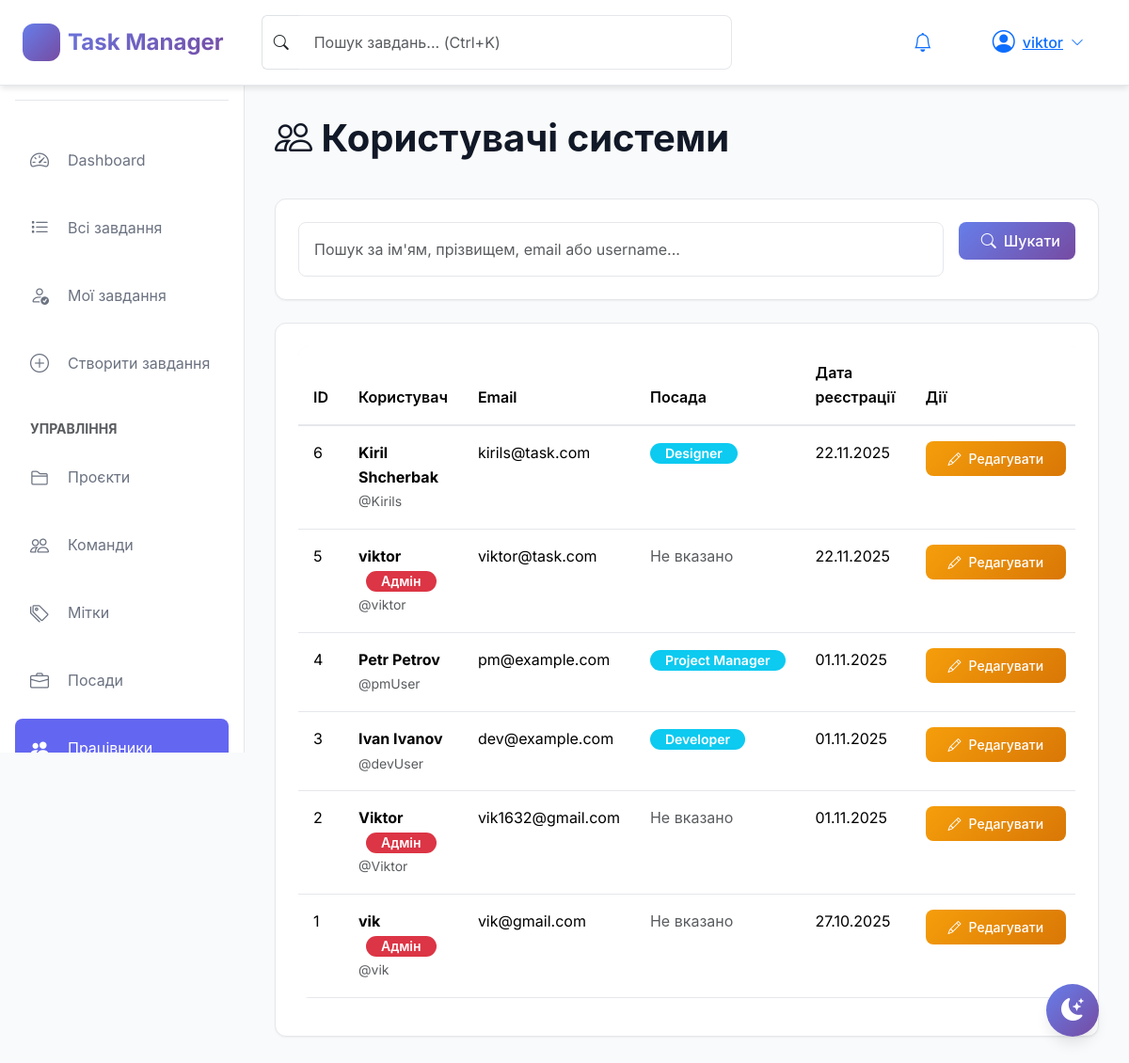
Page /workers/ (signed in) on the committed database.
### tasks/models.py (models this page shows, shortened)
class Worker(AbstractUser):
    position = models.ForeignKey(
        Position,
        on_delete=models.SET_NULL,
        null=True,
        related_name='workers',
        verbose_name='Посада'
    )
    email = models.EmailField(
        unique=True,
        validators=[EmailValidator()],
        verbose_name='Email'
    )
    first_name = models.CharField(max_length=150, verbose_name='Ім\'я')
    last_name = models.CharField(max_length=150, verbose_name='Прізвище')
    class Meta:
        verbose_name = 'Працівник'
        verbose_name_plural = 'Працівники'
    def get_unread_notifications_count(self):
        return self.notifications.filter(is_read=False).count()
    def get_unread_notifications(self):
        return self.notifications.filter(is_read=False).order_by('-created_at')

class Position(models.Model):
    name = models.CharField(
        max_length=100, unique=True, verbose_name='Назва посади'
    )
    class Meta:
        verbose_name = 'Посада'
        verbose_name_plural = 'Посади'

### tasks/views.py (the view, shortened to what this page needs)
# urls.py: path('workers/', views.WorkerListView.as_view(), name='worker_list'),
class WorkerListView(LoginRequiredMixin, UserPassesTestMixin, ListView):
    model = Worker
    template_name = 'tasks/worker_list.html'
    context_object_name = 'workers'
    paginate_by = 20
    def test_func(self):
        return self.request.user.is_superuser
    def get_queryset(self):
        queryset = Worker.objects.all().select_related(
            'position'
        ).order_by('-date_joined')
        search = self.request.GET.get('search', '')
        return queryset
    def get_context_data(self, **kwargs):
        context = super().get_context_data(**kwargs)
        context['search'] = self.request.GET.get('search', '')
        return context

### tasks/templates/tasks/worker_list.html (shortened to what this page needs)
{% extends 'tasks/base.html' %}
{% block content %}
<div class="d-flex justify-content-between align-items-center mb-4">
    <h1><i class="bi bi-people"></i> Користувачі системи</h1>
</div>
{% if not request.user.is_superuser %}
<div class="alert alert-danger">
    <i class="bi bi-exclamation-triangle"></i>
    <strong>Доступ заборонено!</strong> Ця сторінка доступна тільки для адміністраторів.
</div>
{% else %}
<div class="card mb-4">
    <div class="card-body">
        <form method="get" class="row g-3">
            <div class="col-md-10">
                <input type="text" name="search" class="form-control"
                    placeholder="Пошук за ім'ям, прізвищем, email або username..." value="{{ search }}">
            </div>
            <div class="col-md-2">
                <button type="submit" class="btn btn-primary w-100">
                    <i class="bi bi-search"></i> Шукати
                </button>
            </div>
        </form>
    </div>
</div>
<div class="card">
    <div class="card-body">
        {% if workers %}
        <div class="table-responsive">
            <table class="table table-hover">
                <thead>
                    <tr>
                        <th>ID</th>
                        <th>Користувач</th>
                        <th>Email</th>
                        <th>Посада</th>
                        <th>Дата реєстрації</th>
                        <th>Дії</th>
                    </tr>
                </thead>
                <tbody>
                    {% for worker in workers %}
                    <tr>
                        <td>{{ worker.id }}</td>
                        <td>
                            <div>
                                <strong>{{ worker.get_full_name|default:worker.username }}</strong>
                                {% if worker.is_superuser %}
                                <span class="badge bg-danger ms-2">Адмін</span>
                                {% endif %}
                            </div>
                            <small class="text-muted">@{{ worker.username }}</small>
                        </td>
                        <td>{{ worker.email }}</td>
                        <td>
                            {% if worker.position %}
                            <span class="badge bg-info">{{ worker.position.name }}</span>
                            {% else %}
                            <span class="text-muted">Не вказано</span>
                            {% endif %}
                        </td>
                        <td>{{ worker.date_joined|date:"d.m.Y" }}</td>
                        <td>
                            <a href="{% url 'worker_edit' worker.pk %}" class="btn btn-sm btn-warning">
                                <i class="bi bi-pencil"></i> Редагувати
                            </a>
                        </td>
                    </tr>
                    {% endfor %}
                </tbody>
            </table>
        </div>
        {% else %}
        <div class="text-center py-5">
            <i class="bi bi-inbox fs-1 text-muted"></i>
            <p class="text-muted mt-3">Користувачів не знайдено</p>
        </div>
        {% endif %}
    </div>
</div>
{% endif %}
{% endblock %}

### tasks/templates/tasks/base.html (shortened to what this page needs)
{% load static %}
<!DOCTYPE html>
<html lang="uk">
<head>
    <link href="https://cdn.jsdelivr.net/npm/bootstrap@5.3.2/dist/css/bootstrap.min.css" rel="stylesheet">
    <link rel="stylesheet" href="https://cdn.jsdelivr.net/npm/bootstrap-icons@1.11.1/font/bootstrap-icons.css">
    <link rel="stylesheet" href="{% static 'css/style.css' %}">
</head>
<body>
    {% if user.is_authenticated %}
    <nav class="navbar navbar-expand-lg sticky-top">
        <div class="container-fluid px-4">
            <a class="navbar-brand d-flex align-items-center gap-2" href="{% url 'dashboard' %}">
                <div class="sidebar-logo">
                    <i class="bi bi-check2-circle"></i>
                </div>
                <span class="fw-bold">Task Manager</span>
            </a>
            <div class="d-none d-md-flex flex-grow-1 mx-4">
                <div class="input-group" style="max-width: 500px;">
                    <span class="input-group-text bg-transparent border-end-0">
                        <i class="bi bi-search"></i>
                    </span>
                    <input type="text" class="form-control border-start-0" id="search-input"
                        placeholder="Пошук завдань... (Ctrl+K)">
                </div>
            </div>
            <div class="d-flex align-items-center gap-3">
                <div class="dropdown">
                    <button class="btn btn-link position-relative" data-bs-toggle="dropdown">
                        <i class="bi bi-bell fs-5"></i>
                    </button>
                </div>
                <div class="dropdown">
                    <button class="btn btn-link d-flex align-items-center gap-2" data-bs-toggle="dropdown">
                        <div class="avatar">
                            <i class="bi bi-person-circle fs-4"></i>
                        </div>
                        <span class="d-none d-md-inline">{{ user.get_full_name|default:user.username }}</span>
                        <i class="bi bi-chevron-down small"></i>
                    </button>
                </div>
            </div>
        </div>
    </nav>
    <aside class="sidebar">
        <div class="sidebar-header">
            <div class="sidebar-logo">
            </div>
            <div>
                <h5 class="mb-0">Task Manager</h5>
                <small class="text-muted">Керуйте завданнями</small>
            </div>
        </div>
        <nav class="sidebar-nav">
            <ul class="list-unstyled">
                <li class="sidebar-nav-item">
                    <a href="{% url 'dashboard' %}"
                        class="sidebar-nav-link {% if request.resolver_match.url_name == 'dashboard' %}active{% endif %}">
                        <i class="bi bi-speedometer2"></i>
                        <span>Dashboard</span>
                    </a>
                </li>
                <li class="sidebar-nav-item">
                    <a href="{% url 'task_list' %}"
                        class="sidebar-nav-link {% if request.resolver_match.url_name == 'task_list' %}active{% endif %}">
                        <i class="bi bi-list-task"></i>
                        <span>Всі завдання</span>
                    </a>
                </li>
                <li class="sidebar-nav-item">
                    <a href="{% url 'my_tasks' %}"
                        class="sidebar-nav-link {% if request.resolver_match.url_name == 'my_tasks' %}active{% endif %}">
                        <i class="bi bi-person-check"></i>
                        <span>Мої завдання</span>
                    </a>
                </li>
                <li class="sidebar-nav-item">
                    <a href="{% url 'task_create' %}"
                        class="sidebar-nav-link {% if request.resolver_match.url_name == 'task_create' %}active{% endif %}">
                        <i class="bi bi-plus-circle"></i>
                        <span>Створити завдання</span>
                    </a>
                </li>
                <li class="mt-4 mb-2 px-3">
                    <small class="text-muted text-uppercase fw-bold">Управління</small>
                </li>
                <li class="sidebar-nav-item">
                    <a href="{% url 'project_list' %}"
                        class="sidebar-nav-link {% if 'project' in request.path %}active{% endif %}">
                        <i class="bi bi-folder2"></i>
                        <span>Проєкти</span>
                    </a>
                </li>
                <li class="sidebar-nav-item">
                    <a href="{% url 'team_list' %}"
                        class="sidebar-nav-link {% if 'team' in request.path %}active{% endif %}">
                        <i class="bi bi-people"></i>
                        <span>Команди</span>
                    </a>
                </li>
                <li class="sidebar-nav-item">
                    <a href="{% url 'tag_list' %}"
                        class="sidebar-nav-link {% if 'tag' in request.path %}active{% endif %}">
                        <i class="bi bi-tags"></i>
                        <span>Мітки</span>
                    </a>
                </li>
                {% if user.is_superuser %}
                <li class="sidebar-nav-item">
                    <a href="{% url 'position_list' %}"
                        class="sidebar-nav-link {% if 'position' in request.path %}active{% endif %}">
                        <i class="bi bi-briefcase"></i>
                        <span>Посади</span>
                    </a>
                </li>
                <li class="sidebar-nav-item">
                    <a href="{% url 'worker_list' %}"
                        class="sidebar-nav-link {% if 'worker' in request.path %}active{% endif %}">
                        <i class="bi bi-people-fill"></i>
                        <span>Працівники</span>
                    </a>
                </li>
                {% endif %}
            </ul>
        </nav>
    </aside>
    <main class="main-content">
        {% block content %}{% endblock %}
    </main>
    <button class="theme-toggle" id="theme-toggle" title="Перемкнути тему">
        <i class="bi bi-moon-stars-fill"></i>
    </button>
    {% endif %}
</body>
</html>

### rows in the picture
Worker: get_full_name "viktor", id "5", is_superuser "Адмін", username "viktor", email "viktor@task.com", shows "Не вказано", date_joined "22.11.2025"
Worker: id "6", get_full_name "Kiril Shcherbak", username "Kirils", email "kirils@task.com", position.name "Designer", date_joined "22.11.2025"
Worker: id "4", get_full_name "Petr Petrov", username "pmUser", email "pm@example.com", position.name "Project Manager", date_joined "01.11.2025"
Worker: id "3", get_full_name "Ivan Ivanov", username "devUser", email "dev@example.com", position.name "Developer", date_joined "01.11.2025"
Worker: id "2", get_full_name "Viktor", is_superuser "Адмін", username "Viktor", email "vik1632@gmail.com", shows "Не вказано", date_joined "01.11.2025"
Worker: id "1", get_full_name "vik", is_superuser "Адмін", username "vik", email "vik@gmail.com", shows "Не вказано", date_joined "27.10.2025"
